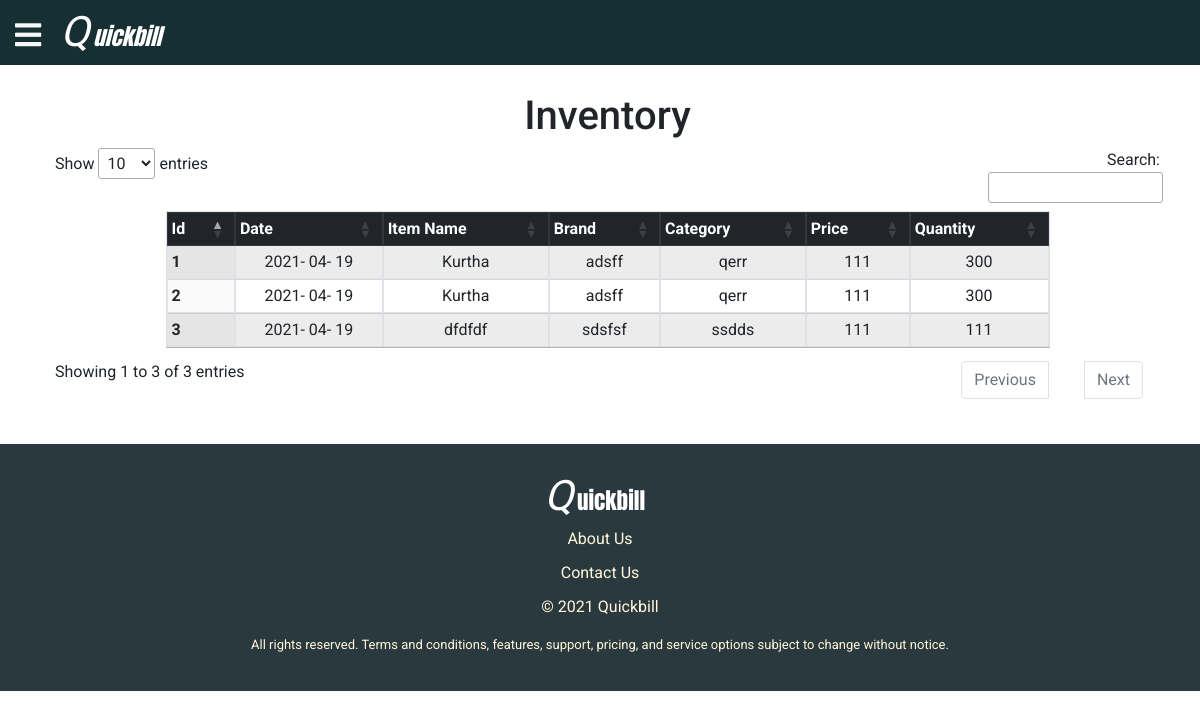
/item_list, run on the app's committed database.
### Quickbill/invoice/models.py (models this page shows, shortened)
class Items(db.Model):
    __tablename__='items'
    id=db.Column(db.Integer,primary_key=True)
    date=db.Column(db.DateTime(),nullable=False,default=datetime.date.today())
    item_name=db.Column(db.Text)
    item_category=db.Column(db.Text)
    item_brand=db.Column(db.Text)
    item_quantity=db.Column(db.Integer)
    item_price=db.Column(db.Integer)

### Quickbill/invoice/application/views.py (the view)
@application.route('/item_list', methods=['GET', 'POST'])
def item_list():
    items = Items.query.all()
    return render_template('items/item_inventory.html', items=items)

### Quickbill/invoice/templates/items/item_inventory.html (shortened to what this page needs)
{% extends "appbase.html"%}
{% block content %}
<div class="card-body ">
  <div class="container">
    <div id="wrapper">
      <h1 class="text-center">Inventory</h1>
      <table id="table" class="display table table-striped table-bordered compact table-sm" style="width:80%">
        <thead class="thead-dark">
          <tr>
            <th>Id</th>
            <th>Date</th>
            <th>Item Name</th>
            <th>Brand</th>
            <th>Category</th>
            <th>Price</th>
            <th>Quantity</th>
          </tr>
        </thead>
        <tbody>
          {% for i in items %}
          <tr>
            <th scope="row">{{ i.id }}</th>
            <td class="text-center">{{ i.date.strftime('%Y- %m- %d')}}</td>
            <td class="text-center">{{i.item_name}}</td>
            <td class="text-center">{{i.item_brand}}</td>
            <td class="text-center">{{i.item_category}}</td>
            <td class="text-center">{{i.item_price}}</td>
            <td class="text-center">{{i.item_quantity}}</td>
          </tr>
          {% endfor %}
        </tbody>
      </table>
    </div>
  </div>
</div>
<link rel="stylesheet" href="https://cdn.datatables.net/1.10.22/css/jquery.dataTables.min.css">
<link href="https://unpkg.com/bootstrap-table@1.18.0/dist/bootstrap-table.min.css" rel="stylesheet">
{% endblock %}

### Quickbill/invoice/static/css/style.css (style rules this page uses)
body { font-family: Roboto, "arial"; margin: 0; }
html { margin: 0; padding: 0; }

### Quickbill/invoice/templates/items/item_inventory.html (style rules this page uses)
th { white-space: nowrap; }

### data on the page
Items: id "1", date "2021- 04- 19", item_name "Kurtha", item_brand "adsff", item_category "qerr", item_price "111", item_quantity "300"
Items: id "2", date "2021- 04- 19", item_name "Kurtha", item_brand "adsff", item_category "qerr", item_price "111", item_quantity "300"
Items: id "3", date "2021- 04- 19", item_name "dfdfdf", item_brand "sdsfsf", item_category "ssdds", item_price "111", item_quantity "111"
